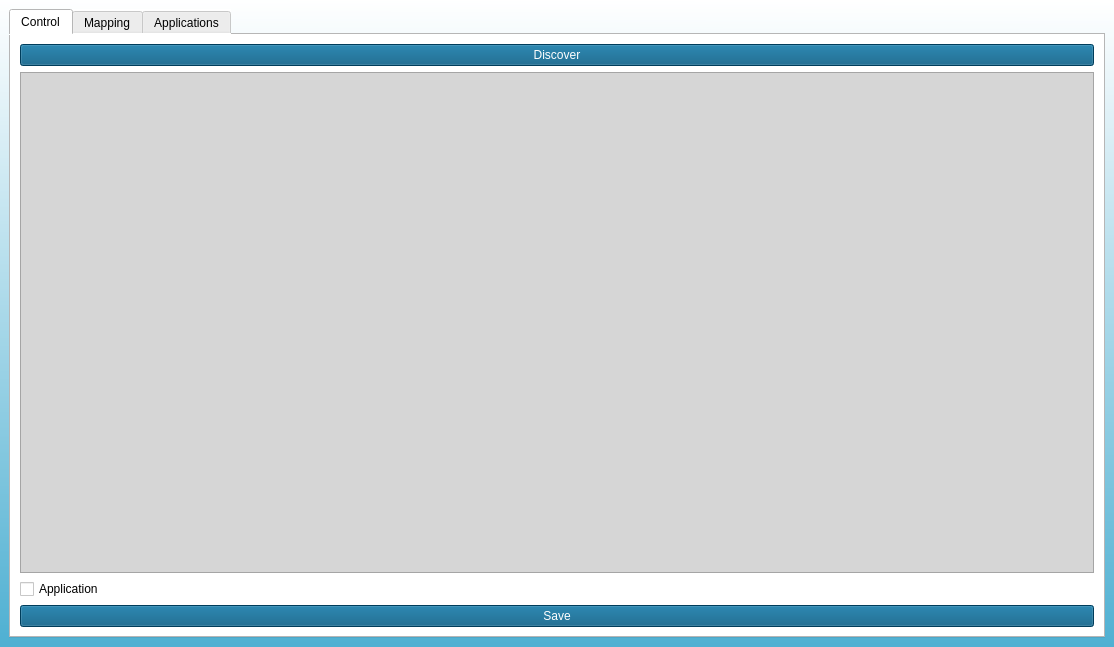
<?xml version="1.0" encoding="UTF-8"?>
<ui version="4.0">
 <class>MainWindow</class>
 <widget class="QMainWindow" name="MainWindow">
  <property name="geometry">
   <rect>
    <x>0</x>
    <y>0</y>
    <width>1114</width>
    <height>647</height>
   </rect>
  </property>
  <property name="sizePolicy">
   <sizepolicy hsizetype="Preferred" vsizetype="Preferred">
    <horstretch>0</horstretch>
    <verstretch>0</verstretch>
   </sizepolicy>
  </property>
  <property name="windowTitle">
   <string>Soma Server</string>
  </property>
  <property name="windowIcon">
   <iconset>
    <normaloff>C:/Users/lenovo/.designer/backup/resx/s_logo.png</normaloff>C:/Users/lenovo/.designer/backup/resx/s_logo.png</iconset>
  </property>
  <property name="styleSheet">
   <string notr="true">background-color: qlineargradient(spread:pad, x1:0.466, y1:0, x2:0.46, y2:1, stop:0 rgba(255, 255, 255, 255), stop:1 rgba(79, 176, 210, 255));</string>
  </property>
  <property name="iconSize">
   <size>
    <width>30</width>
    <height>30</height>
   </size>
  </property>
  <property name="unifiedTitleAndToolBarOnMac">
   <bool>true</bool>
  </property>
  <widget class="QWidget" name="centralwidget">
   <layout class="QGridLayout" name="gridLayout_2">
    <item row="0" column="0">
     <widget class="QTabWidget" name="tabWidget">
      <property name="enabled">
       <bool>true</bool>
      </property>
      <property name="palette">
       <palette>
        <active>
         <colorrole role="WindowText">
          <brush brushstyle="SolidPattern">
           <color alpha="255">
            <red>0</red>
            <green>0</green>
            <blue>0</blue>
           </color>
          </brush>
         </colorrole>
         <colorrole role="Button">
          <brush brushstyle="SolidPattern">
           <color alpha="255">
            <red>255</red>
            <green>255</green>
            <blue>255</blue>
           </color>
          </brush>
         </colorrole>
         <colorrole role="Light">
          <brush brushstyle="SolidPattern">
           <color alpha="255">
            <red>255</red>
            <green>255</green>
            <blue>255</blue>
           </color>
          </brush>
         </colorrole>
         <colorrole role="Midlight">
          <brush brushstyle="SolidPattern">
           <color alpha="255">
            <red>247</red>
            <green>247</green>
            <blue>247</blue>
           </color>
          </brush>
         </colorrole>
         <colorrole role="Dark">
          <brush brushstyle="SolidPattern">
           <color alpha="255">
            <red>120</red>
            <green>120</green>
            <blue>120</blue>
           </color>
          </brush>
         </colorrole>
         <colorrole role="Mid">
          <brush brushstyle="SolidPattern">
           <color alpha="255">
            <red>160</red>
            <green>160</green>
            <blue>160</blue>
           </color>
          </brush>
         </colorrole>
         <colorrole role="Text">
          <brush brushstyle="SolidPattern">
           <color alpha="255">
            <red>0</red>
            <green>0</green>
            <blue>0</blue>
           </color>
          </brush>
         </colorrole>
         <colorrole role="BrightText">
          <brush brushstyle="SolidPattern">
           <color alpha="255">
            <red>255</red>
            <green>255</green>
            <blue>255</blue>
           </color>
          </brush>
         </colorrole>
         <colorrole role="ButtonText">
          <brush brushstyle="SolidPattern">
           <color alpha="255">
            <red>0</red>
            <green>0</green>
            <blue>0</blue>
           </color>
          </brush>
         </colorrole>
         <colorrole role="Base">
          <brush brushstyle="SolidPattern">
           <color alpha="255">
            <red>255</red>
            <green>255</green>
            <blue>255</blue>
           </color>
          </brush>
         </colorrole>
         <colorrole role="Window">
          <brush brushstyle="SolidPattern">
           <color alpha="255">
            <red>255</red>
            <green>255</green>
            <blue>255</blue>
           </color>
          </brush>
         </colorrole>
         <colorrole role="Shadow">
          <brush brushstyle="SolidPattern">
           <color alpha="255">
            <red>0</red>
            <green>0</green>
            <blue>0</blue>
           </color>
          </brush>
         </colorrole>
         <colorrole role="AlternateBase">
          <brush brushstyle="SolidPattern">
           <color alpha="255">
            <red>247</red>
            <green>247</green>
            <blue>247</blue>
           </color>
          </brush>
         </colorrole>
         <colorrole role="ToolTipBase">
          <brush brushstyle="SolidPattern">
           <color alpha="255">
            <red>255</red>
            <green>255</green>
            <blue>220</blue>
           </color>
          </brush>
         </colorrole>
         <colorrole role="ToolTipText">
          <brush brushstyle="SolidPattern">
           <color alpha="255">
            <red>0</red>
            <green>0</green>
            <blue>0</blue>
           </color>
          </brush>
         </colorrole>
        </active>
        <inactive>
         <colorrole role="WindowText">
          <brush brushstyle="SolidPattern">
           <color alpha="255">
            <red>0</red>
            <green>0</green>
            <blue>0</blue>
           </color>
          </brush>
         </colorrole>
         <colorrole role="Button">
          <brush brushstyle="SolidPattern">
           <color alpha="255">
            <red>255</red>
            <green>255</green>
            <blue>255</blue>
           </color>
          </brush>
         </colorrole>
         <colorrole role="Light">
          <brush brushstyle="SolidPattern">
           <color alpha="255">
            <red>255</red>
            <green>255</green>
            <blue>255</blue>
           </color>
          </brush>
         </colorrole>
         <colorrole role="Midlight">
          <brush brushstyle="SolidPattern">
           <color alpha="255">
            <red>247</red>
            <green>247</green>
            <blue>247</blue>
           </color>
          </brush>
         </colorrole>
         <colorrole role="Dark">
          <brush brushstyle="SolidPattern">
           <color alpha="255">
            <red>120</red>
            <green>120</green>
            <blue>120</blue>
           </color>
          </brush>
         </colorrole>
         <colorrole role="Mid">
          <brush brushstyle="SolidPattern">
           <color alpha="255">
            <red>160</red>
            <green>160</green>
            <blue>160</blue>
           </color>
          </brush>
         </colorrole>
         <colorrole role="Text">
          <brush brushstyle="SolidPattern">
           <color alpha="255">
            <red>0</red>
            <green>0</green>
            <blue>0</blue>
           </color>
          </brush>
         </colorrole>
         <colorrole role="BrightText">
          <brush brushstyle="SolidPattern">
           <color alpha="255">
            <red>255</red>
            <green>255</green>
            <blue>255</blue>
           </color>
          </brush>
         </colorrole>
         <colorrole role="ButtonText">
          <brush brushstyle="SolidPattern">
           <color alpha="255">
            <red>0</red>
            <green>0</green>
            <blue>0</blue>
           </color>
          </brush>
         </colorrole>
         <colorrole role="Base">
          <brush brushstyle="SolidPattern">
           <color alpha="255">
            <red>255</red>
            <green>255</green>
            <blue>255</blue>
           </color>
          </brush>
         </colorrole>
         <colorrole role="Window">
          <brush brushstyle="SolidPattern">
           <color alpha="255">
            <red>255</red>
            <green>255</green>
            <blue>255</blue>
           </color>
          </brush>
         </colorrole>
         <colorrole role="Shadow">
          <brush brushstyle="SolidPattern">
           <color alpha="255">
            <red>0</red>
            <green>0</green>
            <blue>0</blue>
           </color>
          </brush>
         </colorrole>
         <colorrole role="AlternateBase">
          <brush brushstyle="SolidPattern">
           <color alpha="255">
            <red>247</red>
            <green>247</green>
            <blue>247</blue>
           </color>
          </brush>
         </colorrole>
         <colorrole role="ToolTipBase">
          <brush brushstyle="SolidPattern">
           <color alpha="255">
            <red>255</red>
            <green>255</green>
            <blue>220</blue>
           </color>
          </brush>
         </colorrole>
         <colorrole role="ToolTipText">
          <brush brushstyle="SolidPattern">
           <color alpha="255">
            <red>0</red>
            <green>0</green>
            <blue>0</blue>
           </color>
          </brush>
         </colorrole>
        </inactive>
        <disabled>
         <colorrole role="WindowText">
          <brush brushstyle="SolidPattern">
           <color alpha="255">
            <red>120</red>
            <green>120</green>
            <blue>120</blue>
           </color>
          </brush>
         </colorrole>
         <colorrole role="Button">
          <brush brushstyle="SolidPattern">
           <color alpha="255">
            <red>255</red>
            <green>255</green>
            <blue>255</blue>
           </color>
          </brush>
         </colorrole>
         <colorrole role="Light">
          <brush brushstyle="SolidPattern">
           <color alpha="255">
            <red>255</red>
            <green>255</green>
            <blue>255</blue>
           </color>
          </brush>
         </colorrole>
         <colorrole role="Midlight">
          <brush brushstyle="SolidPattern">
           <color alpha="255">
            <red>247</red>
            <green>247</green>
            <blue>247</blue>
           </color>
          </brush>
         </colorrole>
         <colorrole role="Dark">
          <brush brushstyle="SolidPattern">
           <color alpha="255">
            <red>120</red>
            <green>120</green>
            <blue>120</blue>
           </color>
          </brush>
         </colorrole>
         <colorrole role="Mid">
          <brush brushstyle="SolidPattern">
           <color alpha="255">
            <red>160</red>
            <green>160</green>
            <blue>160</blue>
           </color>
          </brush>
         </colorrole>
         <colorrole role="Text">
          <brush brushstyle="SolidPattern">
           <color alpha="255">
            <red>120</red>
            <green>120</green>
            <blue>120</blue>
           </color>
          </brush>
         </colorrole>
         <colorrole role="BrightText">
          <brush brushstyle="SolidPattern">
           <color alpha="255">
            <red>255</red>
            <green>255</green>
            <blue>255</blue>
           </color>
          </brush>
         </colorrole>
         <colorrole role="ButtonText">
          <brush brushstyle="SolidPattern">
           <color alpha="255">
            <red>120</red>
            <green>120</green>
            <blue>120</blue>
           </color>
          </brush>
         </colorrole>
         <colorrole role="Base">
          <brush brushstyle="SolidPattern">
           <color alpha="255">
            <red>255</red>
            <green>255</green>
            <blue>255</blue>
           </color>
          </brush>
         </colorrole>
         <colorrole role="Window">
          <brush brushstyle="SolidPattern">
           <color alpha="255">
            <red>255</red>
            <green>255</green>
            <blue>255</blue>
           </color>
          </brush>
         </colorrole>
         <colorrole role="Shadow">
          <brush brushstyle="SolidPattern">
           <color alpha="255">
            <red>0</red>
            <green>0</green>
            <blue>0</blue>
           </color>
          </brush>
         </colorrole>
         <colorrole role="AlternateBase">
          <brush brushstyle="SolidPattern">
           <color alpha="255">
            <red>240</red>
            <green>240</green>
            <blue>240</blue>
           </color>
          </brush>
         </colorrole>
         <colorrole role="ToolTipBase">
          <brush brushstyle="SolidPattern">
           <color alpha="255">
            <red>255</red>
            <green>255</green>
            <blue>220</blue>
           </color>
          </brush>
         </colorrole>
         <colorrole role="ToolTipText">
          <brush brushstyle="SolidPattern">
           <color alpha="255">
            <red>0</red>
            <green>0</green>
            <blue>0</blue>
           </color>
          </brush>
         </colorrole>
        </disabled>
       </palette>
      </property>
      <property name="autoFillBackground">
       <bool>false</bool>
      </property>
      <property name="styleSheet">
       <string notr="true">background-color: rgb(255, 255, 255);
</string>
      </property>
      <property name="tabShape">
       <enum>QTabWidget::Rounded</enum>
      </property>
      <property name="currentIndex">
       <number>0</number>
      </property>
      <property name="iconSize">
       <size>
        <width>20</width>
        <height>20</height>
       </size>
      </property>
      <widget class="QWidget" name="tab">
       <attribute name="icon">
        <iconset>
         <normaloff>C:/Users/lenovo/.designer/backup/resx/Google-Noto-Emoji-Objects-62971-gear.ico</normaloff>C:/Users/lenovo/.designer/backup/resx/Google-Noto-Emoji-Objects-62971-gear.ico</iconset>
       </attribute>
       <attribute name="title">
        <string>Control</string>
       </attribute>
       <layout class="QGridLayout" name="gridLayout">
        <item row="5" column="0">
         <widget class="QTableView" name="tableView">
          <property name="sizePolicy">
           <sizepolicy hsizetype="Expanding" vsizetype="Expanding">
            <horstretch>0</horstretch>
            <verstretch>0</verstretch>
           </sizepolicy>
          </property>
          <property name="styleSheet">
           <string notr="true">background-color: rgb(214, 214, 214);
selection-background-color: rgb(170, 255, 0);
font: 9pt &quot;MS Shell Dlg 2&quot;;
border-color: rgb(0, 0, 0);</string>
          </property>
          <property name="sizeAdjustPolicy">
           <enum>QAbstractScrollArea::AdjustToContents</enum>
          </property>
          <attribute name="horizontalHeaderDefaultSectionSize">
           <number>130</number>
          </attribute>
          <attribute name="horizontalHeaderMinimumSectionSize">
           <number>130</number>
          </attribute>
          <attribute name="horizontalHeaderStretchLastSection">
           <bool>true</bool>
          </attribute>
         </widget>
        </item>
        <item row="0" column="0" rowspan="2">
         <widget class="QPushButton" name="discover_button">
          <property name="styleSheet">
           <string notr="true">background-color: rgb(0, 85, 127);
color: rgb(255, 255, 255);
</string>
          </property>
          <property name="text">
           <string>Discover</string>
          </property>
         </widget>
        </item>
        <item row="7" column="0">
         <widget class="QPushButton" name="save_button">
          <property name="styleSheet">
           <string notr="true">background-color: rgb(124, 124, 124);
background-color: rgb(0, 85, 127);
color: rgb(255, 255, 255);</string>
          </property>
          <property name="text">
           <string>Save</string>
          </property>
         </widget>
        </item>
        <item row="6" column="0">
         <widget class="QCheckBox" name="application_checkBox">
          <property name="text">
           <string>Application</string>
          </property>
         </widget>
        </item>
       </layout>
      </widget>
      <widget class="QWidget" name="tab_2">
       <attribute name="icon">
        <iconset>
         <normaloff>C:/Users/lenovo/.designer/backup/resx/Custom-Icon-Design-Pretty-Office-13-Arrows-Sync.ico</normaloff>C:/Users/lenovo/.designer/backup/resx/Custom-Icon-Design-Pretty-Office-13-Arrows-Sync.ico</iconset>
       </attribute>
       <attribute name="title">
        <string>Mapping</string>
       </attribute>
       <layout class="QGridLayout" name="gridLayout_3">
        <item row="3" column="0">
         <widget class="QPushButton" name="StartOSC">
          <property name="styleSheet">
           <string notr="true">background-color: rgb(170, 255, 127);
color: rgb(0, 0, 0);</string>
          </property>
          <property name="text">
           <string>Start OSC Service</string>
          </property>
         </widget>
        </item>
        <item row="4" column="0">
         <widget class="QPushButton" name="StopOSCButton">
          <property name="styleSheet">
           <string notr="true">background-color: rgb(170, 0, 0);
color: rgb(255, 255, 255);</string>
          </property>
          <property name="text">
           <string>Stop OSC Service</string>
          </property>
         </widget>
        </item>
        <item row="1" column="0">
         <widget class="QTableView" name="tableView_2">
          <property name="styleSheet">
           <string notr="true">background-color: rgb(232, 232, 232);</string>
          </property>
         </widget>
        </item>
        <item row="0" column="0">
         <widget class="QPushButton" name="moduleSelection">
          <property name="styleSheet">
           <string notr="true">background-color: rgb(0, 85, 127);
color: rgb(255, 255, 255);
</string>
          </property>
          <property name="text">
           <string>Module Selection</string>
          </property>
         </widget>
        </item>
       </layout>
      </widget>
      <widget class="QWidget" name="tab_3">
       <attribute name="icon">
        <iconset>
         <normaloff>C:/Users/lenovo/.designer/backup/resx/Oxygen-Icons.org-Oxygen-Apps-preferences-system-windows.ico</normaloff>C:/Users/lenovo/.designer/backup/resx/Oxygen-Icons.org-Oxygen-Apps-preferences-system-windows.ico</iconset>
       </attribute>
       <attribute name="title">
        <string>Applications</string>
       </attribute>
       <widget class="QPushButton" name="Soma_Mattress_pushButton">
        <property name="geometry">
         <rect>
          <x>20</x>
          <y>20</y>
          <width>181</width>
          <height>23</height>
         </rect>
        </property>
        <property name="palette">
         <palette>
          <active>
           <colorrole role="WindowText">
            <brush brushstyle="SolidPattern">
             <color alpha="255">
              <red>255</red>
              <green>255</green>
              <blue>255</blue>
             </color>
            </brush>
           </colorrole>
           <colorrole role="Button">
            <brush brushstyle="SolidPattern">
             <color alpha="255">
              <red>0</red>
              <green>85</green>
              <blue>127</blue>
             </color>
            </brush>
           </colorrole>
           <colorrole role="Text">
            <brush brushstyle="SolidPattern">
             <color alpha="255">
              <red>255</red>
              <green>255</green>
              <blue>255</blue>
             </color>
            </brush>
           </colorrole>
           <colorrole role="ButtonText">
            <brush brushstyle="SolidPattern">
             <color alpha="255">
              <red>255</red>
              <green>255</green>
              <blue>255</blue>
             </color>
            </brush>
           </colorrole>
           <colorrole role="Base">
            <brush brushstyle="SolidPattern">
             <color alpha="255">
              <red>0</red>
              <green>85</green>
              <blue>127</blue>
             </color>
            </brush>
           </colorrole>
           <colorrole role="Window">
            <brush brushstyle="SolidPattern">
             <color alpha="255">
              <red>0</red>
              <green>85</green>
              <blue>127</blue>
             </color>
            </brush>
           </colorrole>
          </active>
          <inactive>
           <colorrole role="WindowText">
            <brush brushstyle="SolidPattern">
             <color alpha="255">
              <red>255</red>
              <green>255</green>
              <blue>255</blue>
             </color>
            </brush>
           </colorrole>
           <colorrole role="Button">
            <brush brushstyle="SolidPattern">
             <color alpha="255">
              <red>0</red>
              <green>85</green>
              <blue>127</blue>
             </color>
            </brush>
           </colorrole>
           <colorrole role="Text">
            <brush brushstyle="SolidPattern">
             <color alpha="255">
              <red>255</red>
              <green>255</green>
              <blue>255</blue>
             </color>
            </brush>
           </colorrole>
           <colorrole role="ButtonText">
            <brush brushstyle="SolidPattern">
             <color alpha="255">
              <red>255</red>
              <green>255</green>
              <blue>255</blue>
             </color>
            </brush>
           </colorrole>
           <colorrole role="Base">
            <brush brushstyle="SolidPattern">
             <color alpha="255">
              <red>0</red>
              <green>85</green>
              <blue>127</blue>
             </color>
            </brush>
           </colorrole>
           <colorrole role="Window">
            <brush brushstyle="SolidPattern">
             <color alpha="255">
              <red>0</red>
              <green>85</green>
              <blue>127</blue>
             </color>
            </brush>
           </colorrole>
          </inactive>
          <disabled>
           <colorrole role="WindowText">
            <brush brushstyle="SolidPattern">
             <color alpha="255">
              <red>255</red>
              <green>255</green>
              <blue>255</blue>
             </color>
            </brush>
           </colorrole>
           <colorrole role="Button">
            <brush brushstyle="SolidPattern">
             <color alpha="255">
              <red>0</red>
              <green>85</green>
              <blue>127</blue>
             </color>
            </brush>
           </colorrole>
           <colorrole role="Text">
            <brush brushstyle="SolidPattern">
             <color alpha="255">
              <red>255</red>
              <green>255</green>
              <blue>255</blue>
             </color>
            </brush>
           </colorrole>
           <colorrole role="ButtonText">
            <brush brushstyle="SolidPattern">
             <color alpha="255">
              <red>255</red>
              <green>255</green>
              <blue>255</blue>
             </color>
            </brush>
           </colorrole>
           <colorrole role="Base">
            <brush brushstyle="SolidPattern">
             <color alpha="255">
              <red>0</red>
              <green>85</green>
              <blue>127</blue>
             </color>
            </brush>
           </colorrole>
           <colorrole role="Window">
            <brush brushstyle="SolidPattern">
             <color alpha="255">
              <red>0</red>
              <green>85</green>
              <blue>127</blue>
             </color>
            </brush>
           </colorrole>
          </disabled>
         </palette>
        </property>
        <property name="styleSheet">
         <string notr="true">background-color: rgb(0, 85, 127);
color: rgb(255, 255, 255);
</string>
        </property>
        <property name="text">
         <string>Soma Mattress</string>
        </property>
       </widget>
      </widget>
     </widget>
    </item>
   </layout>
  </widget>
 </widget>
 <resources/>
 <connections/>
</ui>
